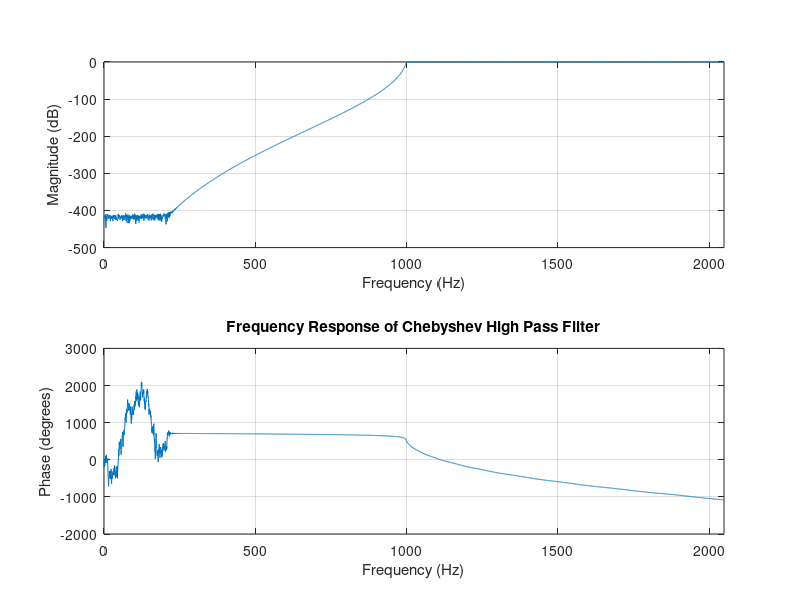

MATLAB code to generate this figure:
clc
clear variables

fsample = 4098;              %Should be atlease twice f to avoid aliasing

%High Pass filter
fs = 980;        %in Hz
fp = 1000;       %in Hz
as = 30;         %in dB
ap = 1;          %in dB

[n, fc] = cheb1ord(2*fp/fsample, 2*fs/fsample, ap, as);
%n is the order of digital cheby1Worth filter
%fc is the cut-off freq of digital cheby1Worth filter
%multiplication by 2 is to normalize DT frequency from (0, pi) to (0,1)

[b, a] = cheby1(n, ap, fc, 'high');     %This is to find the transfer function
                                    %co-efficients of the LPF
                            
freqz(b, a, fsample, fsample);
title('Frequency Response of Chebyshev High Pass Filter');